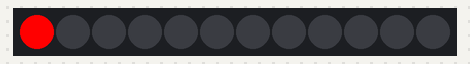
The sketch below on a simulated Arduino Mega 2560, built with avr-gcc and run on an emulated ATmega2560. On the bench: 12 RGB LEDs in strip order, left to right.

Above: at 0.1 s.
At 2.1 s:
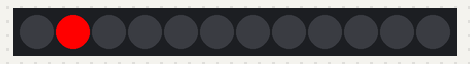
At 8.1 s:
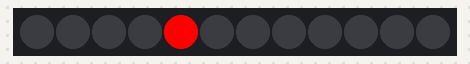
At 18.1 s:
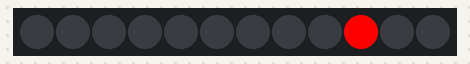
At 28.1 s:
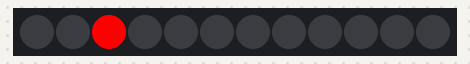
At 38.1 s:
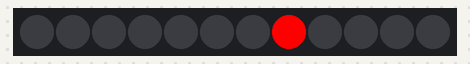

Measured:
- what the display in image 1 shows lasts 2.0 s, from 2.0 s to 4.0 s

The sketch:

Pixie_Disco.ino
```cpp
#include <Arduino.h>
#include <MeAuriga.h>
MeRGBLed led(0, 12);      // initialize all 12 pixel leds
const int pixiePin = 44;  // the pin # the pixie ring is soldered on
int count = 0;
void setup() {
  led.setpin(pixiePin);  // create a handle to the led pin
}
void loop() {
  led.setColor(count % 12, 0, 0, 0);
  led.setColor(count % 12 + 1, 255, 0, 0);
  led.show();
  delay(2000);
  ++count;
}
```
